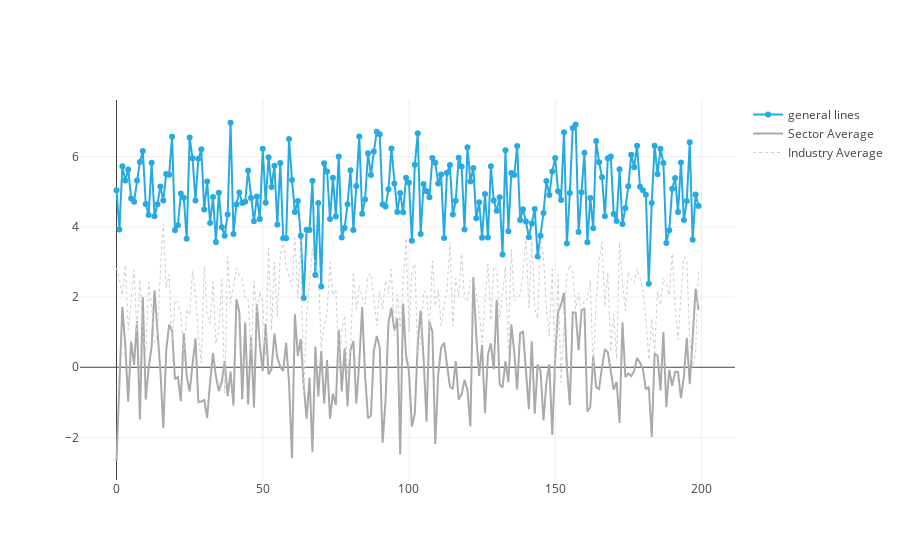

The notebook cell saved with this chart:
### Markdown cell above
We can also change the line style to make the two grey lines more distinguishable.

### Code cell
trace0 = go.Scatter(
    x = time,
    y = apple,
    mode = 'lines+markers',
    name = 'general lines',
    marker=dict(color='#27aae1')
)
trace1 = go.Scatter(
    x = time,
    y = sector,
    mode = 'lines',
    name = 'Sector Average',
    marker=dict(color='#aaaaaa')
)

trace2 = go.Scatter(
    x = time,
    y = industry,
    mode = 'lines',
    name = 'Industry Average',
    marker=dict(color='#cccccc'),
    line = dict(
        width = 1,
        dash = 'dot')
)

data = [trace0, trace1, trace2]

iplot(data)

### Figure 1 — Plotly figure (JSON) as saved in the notebook; plotly's stock layout.template omitted (floating-point values rounded to 4 significant figures; data arrays with more than 128 entries replaced by an {"elided": "..."} marker saying what was removed)
{"data": [{"marker": {"color": "#27aae1"}, "mode": "lines+markers", "name": "general lines", "type": "scatter", "uid": "37e66e26-ca11-11e8-8161-02ccb4a0b651", "x": {"elided": "200 int values"}, "y": {"elided": "200 float values"}}, {"marker": {"color": "#aaaaaa"}, "mode": "lines", "name": "Sector Average", "type": "scatter", "uid": "37e670e2-ca11-11e8-8161-02ccb4a0b651", "x": {"elided": "200 int values"}, "y": {"elided": "200 float values"}}, {"line": {"dash": "dot", "width": 1}, "marker": {"color": "#cccccc"}, "mode": "lines", "name": "Industry Average", "type": "scatter", "uid": "37e67286-ca11-11e8-8161-02ccb4a0b651", "x": {"elided": "200 int values"}, "y": {"elided": "200 float values"}}], "layout": {}}
